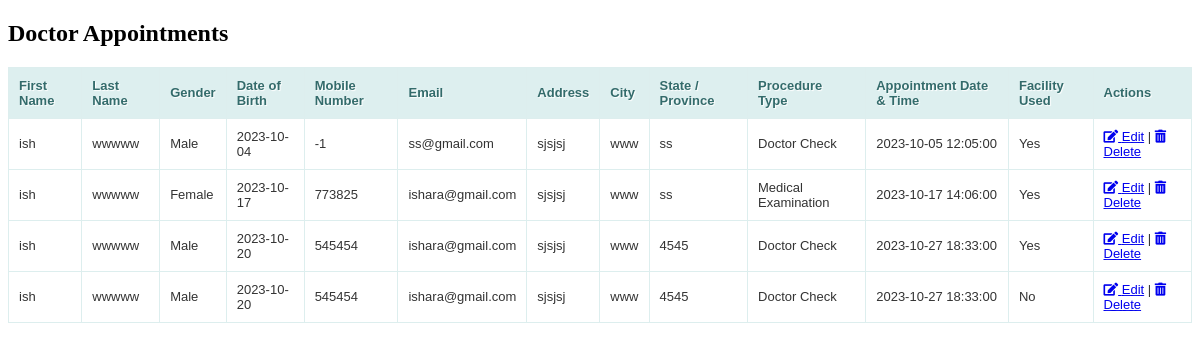
Page /v/appointmentsTable.php on the committed database.
### tables this page shows
CREATE TABLE `appointments` (
  `id` int(11) NOT NULL,
  `first_name` varchar(255) DEFAULT NULL,
  `last_name` varchar(255) DEFAULT NULL,
  `gender` enum('Male','Female','Others') DEFAULT NULL,
  `date_of_birth` date DEFAULT NULL,
  `mobile_number` varchar(20) DEFAULT NULL,
  `email` varchar(255) DEFAULT NULL,
  `address` varchar(255) DEFAULT NULL,
  `city` varchar(100) DEFAULT NULL,
  `state_province` varchar(100) DEFAULT NULL,
  `procedure_type` varchar(100) DEFAULT NULL,
  `appointment_datetime` datetime DEFAULT NULL,
  `facility_used` enum('Yes','No') DEFAULT NULL
);

### v/appointmentsTable.php (the view, shortened to what this page needs)
<?php
$conn = new mysqli("localhost", "root", "", "matepro");
$sql = "SELECT * FROM appointments";
$result = $conn->query($sql);
?>
<!DOCTYPE html>
<html lang="en">
<head>
    <link rel="stylesheet" href="https://cdnjs.cloudflare.com/ajax/libs/font-awesome/5.15.3/css/all.min.css">
    <link rel="stylesheet" href="tableStyle.css">
</head>
<body>
    <div class="container">
        <div class="table-wrapper">
            <div class="table-title">
                <div class="row">
                    <div class="col-sm-8">
                        <h2>Doctor Appointments</h2>
                    </div>
                </div>
            </div>
            <table class="zui-table">
                <thead>
                    <tr>
                        <th>First Name</th>
                        <th>Last Name</th>
                        <th>Gender</th>
                        <th>Date of Birth</th>
                        <th>Mobile Number</th>
                        <th>Email</th>
                        <th>Address</th>
                        <th>City</th>
                        <th>State / Province</th>
                        <th>Procedure Type</th>
                        <th>Appointment Date & Time</th>
                        <th>Facility Used</th>
                        <th>Actions</th>
                    </tr>
                </thead>
                <tbody>
                <tbody>
                    <?php
                    while ($row = $result->fetch_assoc()) {
                        echo "<tr>";
                        echo "<td>" . $row["first_name"] . "</td>";
                        echo "<td>" . $row["last_name"] . "</td>";
                        echo "<td>" . $row["gender"] . "</td>";
                        echo "<td>" . $row["date_of_birth"] . "</td>";
                        echo "<td>" . $row["mobile_number"] . "</td>";
                        echo "<td>" . $row["email"] . "</td>";
                        echo "<td>" . $row["address"] . "</td>";
                        echo "<td>" . $row["city"] . "</td>";
                        echo "<td>" . $row["state_province"] . "</td>";
                        echo "<td>" . $row["procedure_type"] . "</td>";
                        echo "<td>" . $row["appointment_datetime"] . "</td>";
                        echo "<td>" . $row["facility_used"] . "</td>";
                        echo '<td>
                                  <a href="edit_appointment.php?id=' . $row["id"] . '"><i class="fas fa-edit"></i> Edit</a> |
                                  <a href="javascript:void(0);" onclick="confirmDelete(' . $row["id"] . ');"><i class="fas fa-trash-alt"></i> Delete</a>
                              </td>';
                        echo "</tr>";
                    }
                    ?>
                </tbody>
                </tbody>
            </table>
        </div>
    </div>
</body>
</html>

### v/tableStyle.css (style rules this page uses)
.zui-table { border: solid 1px #DDEEEE; border-collapse: collapse; border-spacing: 0; font: normal 13px Arial, sans-serif; }
.zui-table thead th { background-color: #DDEFEF; border: solid 1px #DDEEEE; color: #336B6B; padding: 10px; text-align: left; text-shadow: 1px 1px 1px #fff; }
.zui-table tbody td { border: solid 1px #DDEEEE; color: #333; padding: 10px; text-shadow: 1px 1px 1px #fff; }

### rows in the picture
appointments: first_name "ish", last_name "wwwww", gender "Male", date_of_birth "2023-10-04", mobile_number "-1", email "ss@gmail.com", address "sjsjsj", city "www", state_province "ss", procedure_type "Doctor Check", appointment_datetime "2023-10-05 12:05:00", facility_used "Yes"
appointments: first_name "ish", last_name "wwwww", gender "Female", date_of_birth "2023-10-17", mobile_number "773825", email "ishara@gmail.com", address "sjsjsj", city "www", state_province "ss", procedure_type "Medical Examination", appointment_datetime "2023-10-17 14:06:00", facility_used "Yes"
appointments: first_name "ish", last_name "wwwww", gender "Male", date_of_birth "2023-10-20", mobile_number "545454", email "ishara@gmail.com", address "sjsjsj", city "www", state_province "4545", procedure_type "Doctor Check", appointment_datetime "2023-10-27 18:33:00", facility_used "Yes"
appointments: first_name "ish", last_name "wwwww", gender "Male", date_of_birth "2023-10-20", mobile_number "545454", email "ishara@gmail.com", address "sjsjsj", city "www", state_province "4545", procedure_type "Doctor Check", appointment_datetime "2023-10-27 18:33:00", facility_used "No"
